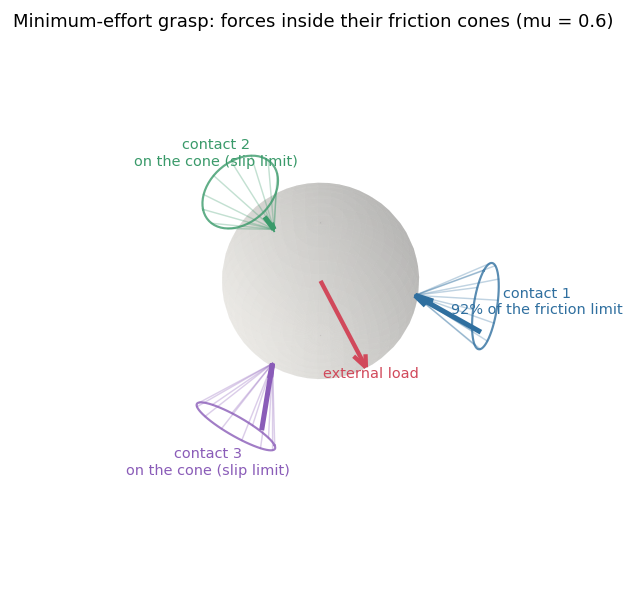

Write the Python code that produced this figure.
#!/usr/bin/env python3
"""
Example 8: grasp forces inside friction cones (conic constraints)
==================================================================

Three fingertips hold a ball of radius 1. Each fingertip may push along the
inward surface normal and rub along the surface, but Coulomb friction limits
the tangential part:

    ||f_t,i|| <= mu * f_n,i          (a second-order cone per contact)

The contact forces must balance an external wrench w (gravity plus a small
push and twist), and among all balancing force sets we want the gentlest
grip:

    minimise    1/2 * sum_i ||f_i||^2
    subject to  G f + w = 0          (force and torque balance, 6 equations)
                f_i in friction cone i,  i = 1, 2, 3

This is a second-order-cone program, not a QP, so it uses the opt-in
`snn_opt.nonlinear` API. The equilibrium subspace and the three cones are
wrapped in ONE Dykstra projector, which projects exactly onto their
intersection. With an exact projector, the projected-gradient fixed point is
the exact optimum, so the solver lands within about 4e-13 of a
Newton-polished reference. The Dykstra wrapper also gives the state-unit
certificate, a direct bound on the distance to the optimum.

The second half of the script shows why the Dykstra wrapper matters: handing
the same sets to the solver as separate candidates makes the projection
sweep alternate between them, and the run stops at its iteration cap with a
much larger optimality defect.

Run:  python examples/example8_friction_cone_grasp.py
"""

import os
import sys

import numpy as np

sys.path.insert(0, os.path.join(os.path.dirname(__file__), "..", "src"))

from snn_opt import (  # noqa: E402
    AffineSubspaceProjector,
    OptimizationProblem,
    SNNSolver,
    SolverConfig,
    dykstra_projector,
    scaled_soc_projector,
)

MU = 0.6  # friction coefficient


def build_grasp():
    """Contact points, contact frames, grasp matrix and external wrench."""
    azimuth = np.deg2rad([0.0, 120.0, 240.0])
    elevation = np.deg2rad(-15.0)
    points = np.stack([np.cos(azimuth) * np.cos(elevation),
                       np.sin(azimuth) * np.cos(elevation),
                       np.full(3, np.sin(elevation))], axis=1)
    frames = []
    for p in points:
        n = -p                               # inward normal
        t1 = np.cross([0.0, 0.0, 1.0], n)
        t1 /= np.linalg.norm(t1)
        t2 = np.cross(n, t1)
        frames.append(np.stack([t1, t2, n], axis=1))   # columns t1, t2, n

    # Decision vector: local forces (f_t1, f_t2, f_n) per contact, stacked.
    G = np.zeros((6, 9))
    for i, (p, R) in enumerate(zip(points, frames)):
        G[:3, 3 * i:3 * i + 3] = R                          # force
        G[3:, 3 * i:3 * i + 3] = np.cross(p, R.T).T         # torque p x (R f)
    w = np.array([0.3, 0.0, -1.0, 0.0, 0.05, 0.0])          # external wrench
    return points, frames, G, w


def friction_cones():
    # ||(f_t1, f_t2)|| <= MU * f_n on coordinates (3i, 3i+1 | 3i+2).
    return [scaled_soc_projector(3 * i + 2, [3 * i, 3 * i + 1], MU, name=f"cone {i + 1}")
            for i in range(3)]


def main():
    points, frames, G, w = build_grasp()
    n = 9
    A, b = np.eye(n), np.zeros(n)
    no_rows = (np.zeros((0, n)), np.zeros(0))

    equilibrium = AffineSubspaceProjector(G, -w, name="equilibrium")   # G f = -w
    grasp_set = dykstra_projector([equilibrium, *friction_cones()], name="grasp set")
    problem = OptimizationProblem(A, b, *no_rows, nonlinear_candidates=(grasp_set,))

    result = SNNSolver(problem, SolverConfig()).solve(np.zeros(n))
    f = result.final_x

    print("=" * 66)
    print("Grasp forces in friction cones (one Dykstra candidate)")
    print("=" * 66)
    print(f"converged          : {result.converged} ({result.iterations_used} iterations)")
    print(f"objective          : {result.final_objective:.12f}")
    print(f"balance residual   : {np.linalg.norm(G @ f + w):.2e}  (||G f + w||)")
    print(f"max cone violation : {result.max_violation_nonlinear:.2e}")
    bound = result.kkt_stationarity_residual + result.kkt_complementarity_residual
    print(f"state certificate  : ||x - x*|| <= {bound:.1e}  (trusts the Dykstra tolerance, 1e-12)")
    print()
    print("contact   f_t1      f_t2      f_n     ||f_t|| / (mu f_n)")
    for i in range(3):
        ft, fn = f[3 * i:3 * i + 2], f[3 * i + 2]
        use = np.linalg.norm(ft) / (MU * fn)
        note = "  <- on the cone: about to slip" if use > 1 - 1e-9 else ""
        print(f"   {i + 1}   {ft[0]:8.4f}  {ft[1]:8.4f}  {fn:8.4f}     {use:6.4f}{note}")

    # Optional independent check against a conic interior-point solver.
    try:
        import warnings

        import cvxpy as cp
        x = cp.Variable(n)
        cons = [G @ x + w == 0] + [cp.norm(x[3 * i:3 * i + 2]) <= MU * x[3 * i + 2] for i in range(3)]
        with warnings.catch_warnings():
            warnings.simplefilter("ignore")
            cp.Problem(cp.Minimize(0.5 * cp.sum_squares(x)), cons).solve(
                solver=cp.CLARABEL, tol_gap_abs=1e-12, tol_gap_rel=1e-12, tol_feas=1e-12)
        # The gap below is the interior-point solver's own accuracy limit;
        # Newton's method on the active-cone KKT system agrees with snn_opt
        # to ~4e-13.
        print(f"\nClarabel (tight tolerances) agrees to {np.linalg.norm(x.value - f):.0e}; "
              f"objectives {result.final_objective:.12f} vs {0.5 * x.value @ x.value:.12f}")
    except Exception:  # cvxpy is an optional dev dependency
        print("\n(install cvxpy to cross-check against Clarabel)")

    # Same sets, handed to the solver separately: the winner-take-all sweep
    # alternates between the equilibrium subspace and the cones instead of
    # projecting onto their intersection.
    separate = OptimizationProblem(A, b, *no_rows,
                                   nonlinear_candidates=(equilibrium, *friction_cones()))
    alt = SNNSolver(separate, SolverConfig(max_iterations=1500)).solve(np.zeros(n))
    print("\nWithout the Dykstra wrapper (separate candidates):")
    print(f"converged          : {alt.converged} ({alt.iterations_used} iterations, "
          f"{alt.convergence_reason.split('(')[0]})")
    print(f"relative KKT defect: {alt.kkt_residual / alt.kkt_scale:.1e}")
    print(f"distance to the Dykstra solution: {np.linalg.norm(alt.final_x - f):.1e}")

    plot(points, frames, f, w)


def plot(points, frames, f, w):
    try:
        import matplotlib.pyplot as plt
    except ImportError:
        return
    fig = plt.figure(figsize=(6.6, 5.4))
    ax = fig.add_subplot(projection="3d", computed_zorder=False)
    u, v = np.mgrid[0:2 * np.pi:48j, 0:np.pi:24j]
    ax.plot_surface(np.cos(u) * np.sin(v), np.sin(u) * np.sin(v), np.cos(v),
                    color="#e4e0d6", alpha=0.25, linewidth=0, zorder=0)
    colors = ["#2f6f9f", "#3a9a6a", "#8a5cb8"]
    h, s = 0.75, 1.6           # drawn cone height, force arrow scale
    for i, (p, R, c) in enumerate(zip(points, frames, colors)):
        # The cone of admissible contact forces, drawn on the finger's side:
        # a force is admissible when its arrow, ending at the contact, lies
        # inside this cone.
        th = np.linspace(0, 2 * np.pi, 60)
        rim = np.stack([MU * h * np.cos(th), MU * h * np.sin(th), np.full_like(th, h)], 1)
        rim_w = p - rim @ R.T
        for k in range(0, 60, 5):
            ax.plot(*np.stack([p, rim_w[k]]).T, color=c, alpha=0.3, lw=0.8, zorder=2)
        ax.plot(*rim_w.T, color=c, alpha=0.8, lw=1.2, zorder=2)
        F = R @ f[3 * i:3 * i + 3]
        tail = p - s * F
        ax.quiver(*tail, *(s * F), color=c, lw=2.8, arrow_length_ratio=0.22, zorder=5)
        use = np.linalg.norm(f[3 * i:3 * i + 2]) / (MU * f[3 * i + 2])
        tag = "on the cone (slip limit)" if use > 1 - 1e-9 else f"{100 * use:.0f}% of the friction limit"
        lab = p - 1.75 * h * (R[:, 2])
        ax.text(*lab, f"contact {i + 1}\n{tag}", color=c, fontsize=8, ha="center", zorder=6)
    ax.quiver(0, 0, 0, *(s * w[:3]), color="#d1495b", lw=2.4, arrow_length_ratio=0.15, zorder=5)
    ax.text(*(s * w[:3] * 1.12), "external load", color="#d1495b", fontsize=8, ha="center", zorder=6)
    ax.set_box_aspect((1, 1, 0.9))
    for set_lim in (ax.set_xlim, ax.set_ylim):
        set_lim(-1.7, 1.7)
    ax.set_zlim(-1.9, 1.2)
    ax.set_axis_off()
    ax.view_init(elev=55, azim=-90)
    ax.set_title("Minimum-effort grasp: forces inside their friction cones (mu = 0.6)", fontsize=10)
    out = os.path.join(os.path.dirname(os.path.abspath(__file__)), "example8_friction_cone_grasp.png")
    fig.savefig(out, dpi=130, bbox_inches="tight")
    print(f"\nfigure: {out}")


if __name__ == "__main__":
    main()
